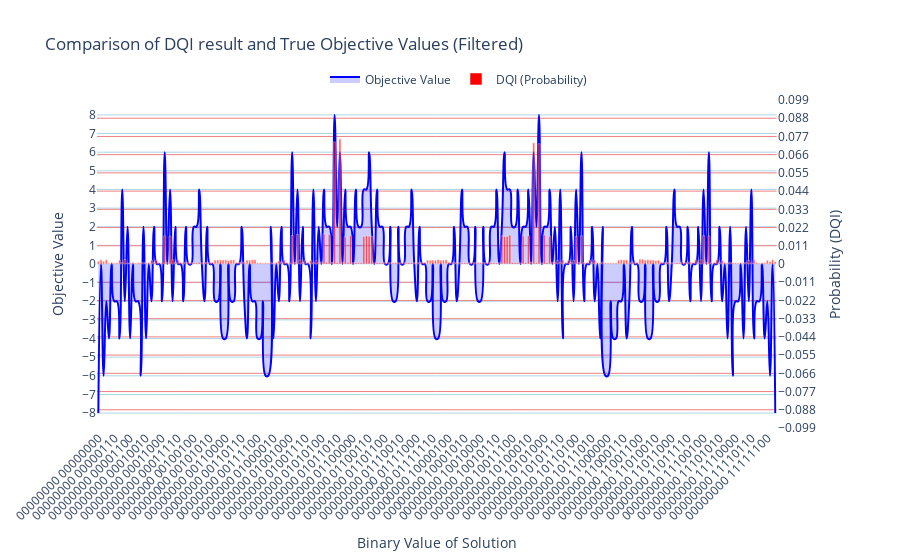

Source (notebook cell):
### Code cell
external_data = {k: v  for k, v in sorted(counts.items(), key=lambda item: item[1], reverse=True) if sum([int(v) for v in k.split(" ")[0]]) == 0}
plot_results_union_plotly(
    brute_force_results, 
    external_data, 
    plot_name="Comparison of DQI result and True Objective Values (Filtered)", 
    spline_smoothing=1.3
)

### Figure 1 — Plotly figure (JSON) as saved in the notebook; plotly's stock layout.template omitted (floating-point values rounded to 4 significant figures; data arrays with more than 128 entries replaced by an {"elided": "..."} marker saying what was removed)
{"data": [{"fill": "tozeroy", "fillcolor": "rgba(0, 0, 255, 0.2)", "line": {"color": "blue", "shape": "spline", "smoothing": 1.3}, "mode": "lines", "name": "Objective Value", "type": "scatter", "x": {"elided": "256 str values"}, "xaxis": "x", "y": {"elided": "256 int values"}, "yaxis": "y"}, {"marker": {"color": "red", "opacity": 0.6}, "name": "DQI (Probability)", "type": "bar", "x": {"elided": "256 str values"}, "xaxis": "x", "y": {"elided": "256 float values"}, "yaxis": "y2"}], "layout": {"legend": {"orientation": "h", "x": 0.5, "xanchor": "center", "y": 1.02, "yanchor": "bottom"}, "title": {"text": "Comparison of DQI result and True Objective Values (Filtered)"}, "xaxis": {"anchor": "y", "domain": [0, 0.94], "tickangle": -45, "title": {"text": "Binary Value of Solution"}}, "yaxis": {"anchor": "x", "domain": [0, 1], "dtick": 1, "gridcolor": "lightblue", "range": [-8.8, 8.8], "showgrid": true, "tick0": 0, "title": {"text": "Objective Value"}}, "yaxis2": {"anchor": "x", "dtick": 0.011, "gridcolor": "lightcoral", "overlaying": "y", "range": [-0.099, 0.099], "showgrid": true, "side": "right", "tick0": 0, "title": {"text": "Probability (DQI)"}}}}
